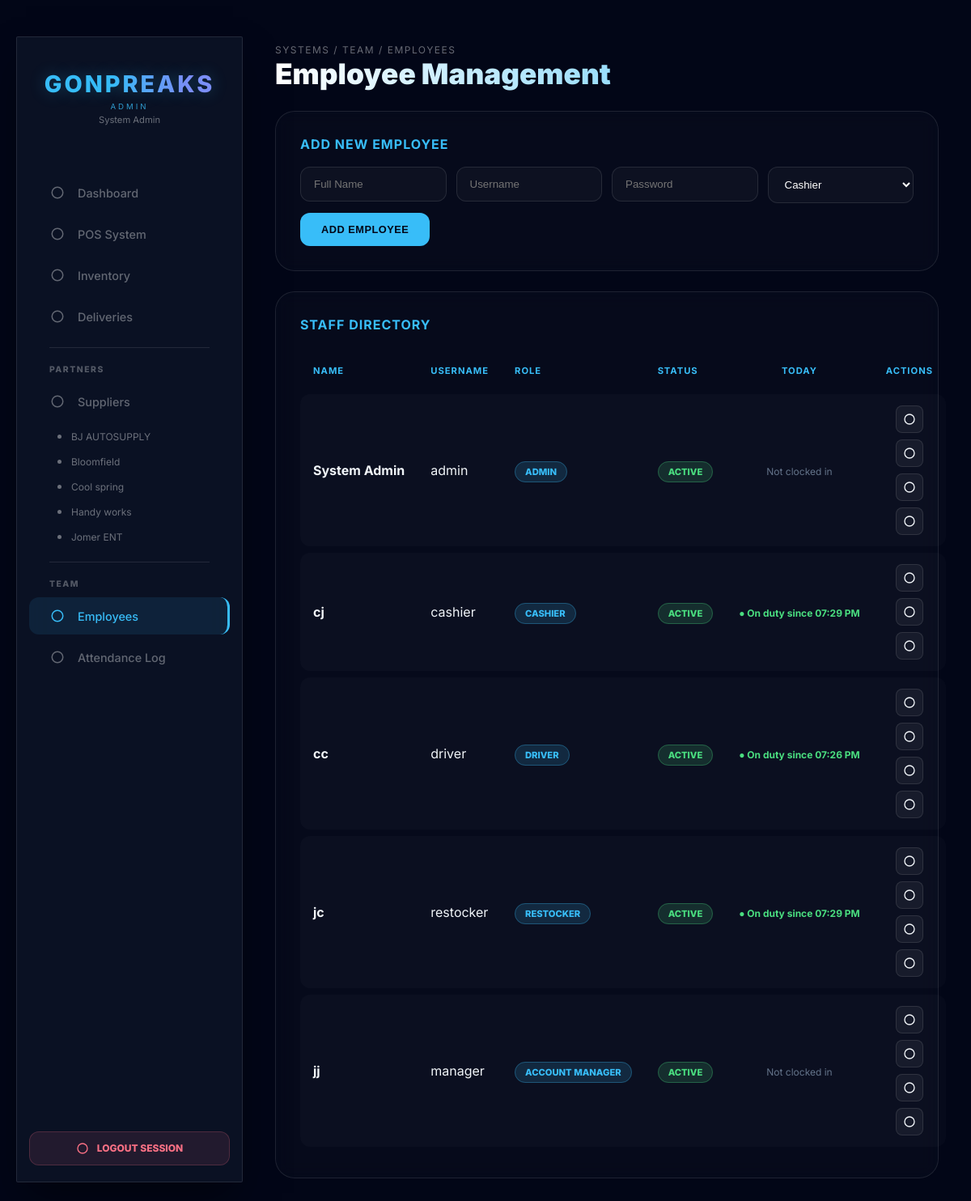
The app's page /autosupply/users.php (signed in) with its own data.
### tables this page shows
CREATE TABLE `suppliers` (
  `supplier_id` int(11) NOT NULL,
  `shop_name` varchar(255) NOT NULL,
  `address_city` varchar(50) DEFAULT NULL,
  `address_province` varchar(50) DEFAULT NULL,
  `address_complete` text DEFAULT NULL,
  `contact_number` varchar(20) DEFAULT NULL,
  `email` varchar(100) DEFAULT NULL,
  `viber` varchar(20) DEFAULT NULL
);

CREATE TABLE `users` (
  `user_id` int(11) NOT NULL,
  `full_name` varchar(100) DEFAULT NULL,
  `username` varchar(50) DEFAULT NULL,
  `password` varchar(255) DEFAULT NULL,
  `role` enum('Admin','Cashier','Driver','Restocker','Account Manager') DEFAULT 'Cashier',
  `status` enum('Active','Inactive') NOT NULL DEFAULT 'Active',
  `driver_status` enum('Off-Duty','Available','In-Transit','On-Site') NOT NULL DEFAULT 'Off-Duty',
  `created_at` timestamp NOT NULL DEFAULT current_timestamp()
);

CREATE TABLE `attendance_logs` (
  `attendance_id` int(11) NOT NULL,
  `user_id` int(11) NOT NULL,
  `time_in` timestamp NULL DEFAULT NULL,
  `time_out` timestamp NULL DEFAULT NULL,
  `log_date` date NOT NULL
);

### autosupply/users.php (the view, shortened to what this page needs)
<?php
include 'db_connect.php';
require_once 'icons.php';
$roles = ['Cashier', 'Restocker', 'Driver', 'Account Manager', 'Admin'];
$self_id = $_SESSION['user_id'];
?>
<!DOCTYPE html>
<html lang="en">
<head>
    <link rel="stylesheet" href="https://cdnjs.cloudflare.com/ajax/libs/font-awesome/6.0.0/all.min.css">
    <link rel="stylesheet" href="css/style.css">
</head>
<body>
    <?php include 'sidebar.php'; ?>
    <div class="main-content">
        <span class="breadcrumb">SYSTEMS / TEAM / EMPLOYEES</span>
        <h1 class="page-title">Employee Management</h1>
        <div class="panel">
            <h3>Add New Employee</h3>
            <form action="save_user.php" method="POST" style="display:flex; gap:12px; flex-wrap:wrap; align-items:flex-start;">
                <input type="text" name="full_name" placeholder="Full Name" required class="form-field" style="flex:1; min-width:160px;">
                <input type="text" name="username" placeholder="Username" required class="form-field" style="flex:1; min-width:140px;">
                <input type="password" name="password" placeholder="Password" required class="form-field" style="flex:1; min-width:140px;">
                <select name="role" class="form-field" style="flex:1; min-width:140px;">
                    <?php foreach ($roles as $r): ?>
                        <option value="<?php echo $r; ?>"><?php echo $r; ?></option>
                    <?php endforeach; ?>
                </select>
                <button type="submit" class="btn btn-primary">Add Employee</button>
            </form>
        </div>
        <div class="panel">
            <h3>Staff Directory</h3>
            <table>
                <thead>
                    <tr>
                        <th>Name</th>
                        <th>Username</th>
                        <th>Role</th>
                        <th>Status</th>
                        <th>Today</th>
                        <th style="text-align:center;">Actions</th>
                    </tr>
                </thead>
                <tbody>
                <?php
                $today = date('Y-m-d');
                $res = $conn->query("SELECT * FROM users ORDER BY status DESC, role ASC, full_name ASC");
                while ($u = $res->fetch_assoc()):
                    $uid = $u['user_id'];
                    $att_stmt = $conn->prepare("SELECT time_in, time_out FROM attendance_logs WHERE user_id=? AND log_date=? ORDER BY attendance_id DESC LIMIT 1");
                    $att_stmt->bind_param("is", $uid, $today);
                    $att_stmt->execute();
                    $att = $att_stmt->get_result()->fetch_assoc();
                    if (!$att) $clock_status = '<span style="color:#64748b; font-size:0.75rem;">Not clocked in</span>';
                    elseif (!$att['time_out']) $clock_status = '<span style="color:var(--accent-green); font-size:0.75rem; font-weight:700;">● On duty since ' . date('h:i A', strtotime($att['time_in'])) . '</span>';
                    else $clock_status = '<span style="color:#64748b; font-size:0.75rem;">Out at ' . date('h:i A', strtotime($att['time_out'])) . '</span>';
                    $sc = $conn->prepare("SELECT COUNT(*) c FROM sales WHERE handled_by_user_id = ?");
                    $sc->bind_param("i", $uid);
                    $sc->execute();
                    $has_history = $sc->get_result()->fetch_assoc()['c'] > 0;
                ?>
                    <tr>
                        <td><strong><?php echo htmlspecialchars($u['full_name']); ?></strong></td>
                        <td><?php echo htmlspecialchars($u['username']); ?></td>
                        <td><span class="badge badge-role"><?php echo htmlspecialchars($u['role']); ?></span></td>
                        <td>
                            <span class="badge <?php echo $u['status'] === 'Active' ? 'badge-active' : 'badge-inactive'; ?>">
                                <?php echo $u['status']; ?>
                            </span>
                        </td>
                        <td><?php echo $clock_status; ?></td>
                        <td>
                            <div class="action-group">
                                <a class="icon-btn blue" title="Edit"
                                   onclick='openEditModal(<?php echo json_encode($u); ?>); return false;' href="#">
                                    <?php echo icon('edit', 16); ?>
                                </a>
                                <a class="icon-btn blue" title="View Activity" href="employee_activity.php?id=<?php echo $uid; ?>">
                                    <?php echo icon('history', 16); ?>
                                </a>
                                <?php if ($uid !== $self_id): ?>
                                    <form action="save_user.php" method="POST" style="display:inline;">
                                        <button type="submit" class="icon-btn <?php echo $u['status'] === 'Active' ? 'red' : 'green'; ?>"
                                                title="<?php echo $u['status'] === 'Active' ? 'Deactivate' : 'Activate'; ?>">
                                            <?php echo $u['status'] === 'Active' ? icon('user-slash', 16) : icon('user-check', 16); ?>
                                        </button>
                                    </form>
                                    <?php if (!$has_history): ?>
                                        <a class="icon-btn red" title="Delete permanently"
                                           href="users.php?delete_id=<?php echo $uid; ?>"
                                           onclick="return confirm('Permanently delete this employee? This cannot be undone.');">
                                            <?php echo icon('trash', 16); ?>
                                        </a>
                                    <?php endif; ?>
                                <?php else: ?>
                                    <small style="opacity:0.5; align-self:center;">(You)</small>
                                <?php endif; ?>
                            </div>
                        </td>
                    </tr>
                <?php endwhile; ?>
                </tbody>
            </table>
        </div>
    </div>
</body>
</html>

### autosupply/sidebar.php (shortened to what this page needs)
<?php
require_once 'icons.php';
$current_role = $_SESSION['role'] ?? '';
$nav_access = [
    'Dashboard'   => ['Admin', 'Account Manager', 'Cashier', 'Driver', 'Restocker'],
    'POS'         => ['Admin', 'Account Manager', 'Cashier'],
    'Inventory'   => ['Admin', 'Account Manager', 'Restocker'],
    'Suppliers'   => ['Admin', 'Account Manager', 'Restocker'],
    'Employees'   => ['Admin', 'Account Manager'],
    'Attendance'  => ['Admin', 'Account Manager'],
    'Deliveries'  => ['Admin', 'Account Manager'],
    'TimeClock'   => ['Cashier', 'Driver', 'Restocker'],
];
function can_see($section, $role, $nav_access) {
    return in_array($role, $nav_access[$section] ?? []);
}
$sidebar_result = null;
if (can_see('Suppliers', $current_role, $nav_access)) {
    $sidebar_query = "SELECT shop_name, supplier_id FROM suppliers ORDER BY shop_name ASC LIMIT 5";
    $sidebar_result = mysqli_query($conn, $sidebar_query);
}
$current_supplier_id = $_GET['id'] ?? null;
?>
<div class="sidebar">
    <div class="sidebar-header">
        <h1 class="brand-name">GONPREAKS</h1>
        <div class="brand-role"><?php echo strtoupper($_SESSION['role'] ?? 'GUEST'); ?></div>
        <?php if (!empty($_SESSION['name'])): ?>
            <div style="font-size:0.7rem; color:rgba(255,255,255,0.4); margin-top:4px;"><?php echo htmlspecialchars($_SESSION['name']); ?></div>
        <?php endif; ?>
    </div>
    <nav>
        <?php if (can_see('Dashboard', $current_role, $nav_access)): ?>
        <a href="dashboard.php" class="nav-item <?php echo (basename($_SERVER['PHP_SELF']) == 'dashboard.php') ? 'active' : ''; ?>">
            <span class="icon-slot"><?php echo icon('dashboard'); ?></span> <span>Dashboard</span>
        </a>
        <?php endif; ?>
        <?php if (can_see('POS', $current_role, $nav_access)): ?>
        <a href="pos.php" class="nav-item <?php echo (basename($_SERVER['PHP_SELF']) == 'pos.php') ? 'active' : ''; ?>">
            <span class="icon-slot"><?php echo icon('cash-register'); ?></span> <span>POS System</span>
        </a>
        <?php endif; ?>
        <?php if (can_see('Inventory', $current_role, $nav_access)): ?>
        <a href="inventory.php" class="nav-item <?php echo (basename($_SERVER['PHP_SELF']) == 'inventory.php') ? 'active' : ''; ?>">
            <span class="icon-slot"><?php echo icon('boxes'); ?></span> <span>Inventory</span>
        </a>
        <?php endif; ?>
        <?php if (can_see('Deliveries', $current_role, $nav_access)): ?>
        <a href="deliveries.php" class="nav-item <?php echo (basename($_SERVER['PHP_SELF']) == 'deliveries.php') ? 'active' : ''; ?>">
            <span class="icon-slot"><?php echo icon('route'); ?></span> <span>Deliveries</span>
        </a>
        <?php endif; ?>
        <?php if (can_see('Suppliers', $current_role, $nav_access)): ?>
        <div class="sidebar-divider"></div>
        <div class="section-label">Partners</div>
        <a href="suppliers.php" class="nav-item <?php echo (basename($_SERVER['PHP_SELF']) == 'suppliers.php') ? 'active' : ''; ?>">
            <span class="icon-slot"><?php echo icon('truck'); ?></span> <span>Suppliers</span>
        </a>
        <div class="sub-menu">
            <?php if ($sidebar_result): ?>
                <?php while ($side_row = mysqli_fetch_assoc($sidebar_result)): ?>
                    <?php $active_sub = ($current_supplier_id == $side_row['supplier_id']) ? 'active' : ''; ?>
                    <a href="supplier_products.php?id=<?php echo $side_row['supplier_id']; ?>" class="sub-nav-item <?php echo $active_sub; ?>">
                        <span class="sub-dot"></span><span><?php echo htmlspecialchars($side_row['shop_name']); ?></span>
                    </a>
                <?php endwhile; ?>
            <?php endif; ?>
        </div>
        <?php endif; ?>
        <?php if (can_see('Employees', $current_role, $nav_access)): ?>
        <div class="sidebar-divider"></div>
        <div class="section-label">Team</div>
        <a href="users.php" class="nav-item <?php echo (basename($_SERVER['PHP_SELF']) == 'users.php') ? 'active' : ''; ?>">
            <span class="icon-slot"><?php echo icon('users-gear'); ?></span> <span>Employees</span>
        </a>
        <?php endif; ?>
        <?php if (can_see('Attendance', $current_role, $nav_access)): ?>
        <a href="attendance_overview.php" class="nav-item <?php echo (basename($_SERVER['PHP_SELF']) == 'attendance_overview.php') ? 'active' : ''; ?>">
            <span class="icon-slot"><?php echo icon('history'); ?></span> <span>Attendance Log</span>
        </a>
        <?php endif; ?>
    </nav>
    <div class="logout-box">
        <a href="logout.php" class="logout-btn">
            <?php echo icon('logout', 16); ?> <span>Logout Session</span>
        </a>
    </div>
</div>

### autosupply/icons.php (shortened to what this page needs)
<?php
function icon($name, $size = 18) {
    $path = $icons[$name] ?? '<circle cx="12" cy="12" r="9"/>';
    return '<svg width="'.(int)$size.'" height="'.(int)$size.'" viewBox="0 0 24 24" fill="none" stroke="currentColor" stroke-width="2" stroke-linecap="round" stroke-linejoin="round" style="display:inline-block;vertical-align:middle;">'.$path.'</svg>';
}
?>

### records on screen
suppliers: shop_name "BJ AUTOSUPPLY"
suppliers: shop_name "Bloomfield"
suppliers: shop_name "Cool spring"
suppliers: shop_name "Handy works"
suppliers: shop_name "Jomer ENT"
users: full_name "System Admin", username "admin", role "ADMIN", status "ACTIVE", shows "Not clocked in"
users: full_name "cj", username "cashier", role "CASHIER", status "ACTIVE", attendance_logs.time_in "07:29 PM"
users: full_name "cc", username "driver", role "DRIVER", status "ACTIVE", attendance_logs.time_in "07:26 PM"
users: full_name "jc", username "restocker", role "RESTOCKER", status "ACTIVE", attendance_logs.time_in "07:29 PM"
users: full_name "jj", username "manager", role "ACCOUNT MANAGER", status "ACTIVE", shows "Not clocked in"

### other values on screen
$_SESSION['role'] "ADMIN"
$_SESSION['name'] "System Admin"
form field role "Cashier"
